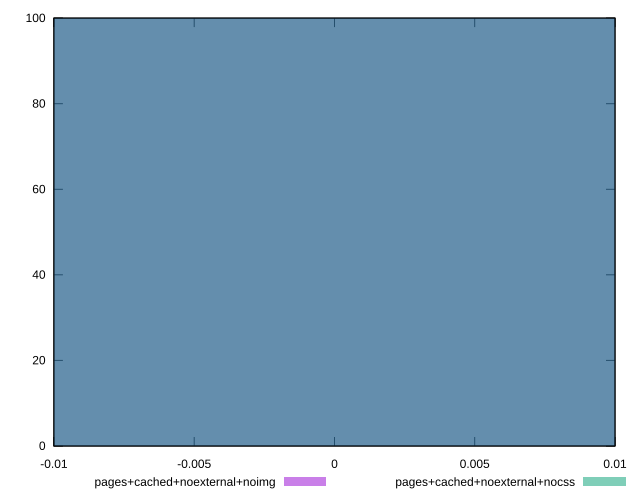

The gnuplot source for this figure:
reset
set terminal svg size 640, 500 enhanced background rgb 'white'
set output "reprap/legacy-javascript/comparison/histogram/8_vs_9.svg"

$pagesCachedNoexternalNoimg <<EOF
0 100
EOF

$pagesCachedNoexternalNocss <<EOF
0 100
EOF

set key outside below
set boxwidth 0.1
set yrange [0:100]
set style fill transparent solid 0.5 noborder

plot \
  $pagesCachedNoexternalNoimg title "pages+cached+noexternal+noimg" with boxes, \
  $pagesCachedNoexternalNocss title "pages+cached+noexternal+nocss" with boxes, \


reset
